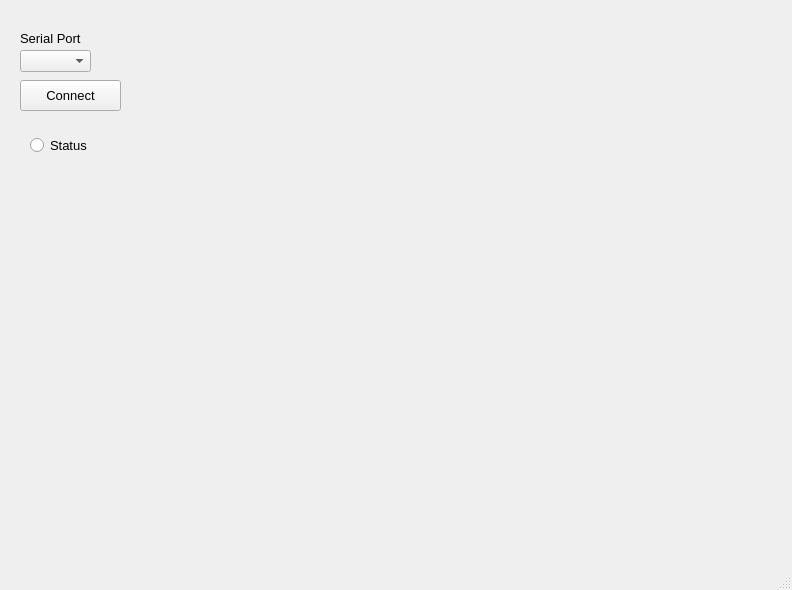
<?xml version="1.0" encoding="UTF-8"?>
<ui version="4.0">
 <class>MainWindow</class>
 <widget class="QMainWindow" name="MainWindow">
  <property name="geometry">
   <rect>
    <x>0</x>
    <y>0</y>
    <width>792</width>
    <height>590</height>
   </rect>
  </property>
  <property name="windowTitle">
   <string>MainWindow</string>
  </property>
  <widget class="QWidget" name="centralwidget">
   <widget class="QComboBox" name="comboBox_COM">
    <property name="geometry">
     <rect>
      <x>20</x>
      <y>50</y>
      <width>71</width>
      <height>22</height>
     </rect>
    </property>
   </widget>
   <widget class="QLabel" name="label">
    <property name="geometry">
     <rect>
      <x>20</x>
      <y>30</y>
      <width>61</width>
      <height>16</height>
     </rect>
    </property>
    <property name="font">
     <font>
      <pointsize>10</pointsize>
     </font>
    </property>
    <property name="text">
     <string>Serial Port</string>
    </property>
   </widget>
   <widget class="QPushButton" name="pushButton_connect">
    <property name="geometry">
     <rect>
      <x>20</x>
      <y>80</y>
      <width>101</width>
      <height>31</height>
     </rect>
    </property>
    <property name="font">
     <font>
      <pointsize>10</pointsize>
     </font>
    </property>
    <property name="text">
     <string>Connect</string>
    </property>
   </widget>
   <widget class="QRadioButton" name="radioButton_status">
    <property name="geometry">
     <rect>
      <x>30</x>
      <y>130</y>
      <width>131</width>
      <height>31</height>
     </rect>
    </property>
    <property name="font">
     <font>
      <pointsize>10</pointsize>
     </font>
    </property>
    <property name="text">
     <string>Status</string>
    </property>
   </widget>
  </widget>
  <widget class="QMenuBar" name="menubar">
   <property name="geometry">
    <rect>
     <x>0</x>
     <y>0</y>
     <width>792</width>
     <height>18</height>
    </rect>
   </property>
  </widget>
  <widget class="QStatusBar" name="statusbar"/>
 </widget>
 <resources/>
 <connections/>
</ui>
